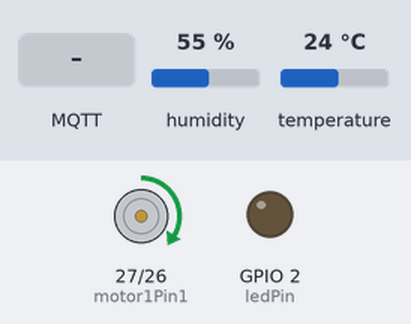
A sketch run on a simulated ESP32. Parts: motor-driver pin pairs drawn as motors (green arrow = first pin HIGH = forward, orange = second pin HIGH = backward, longer = more drive, scaled by the enable pin), output pins drawn as LEDs (lit = HIGH). The test bench sets the inputs (shaded band); at power-on: humidity 55 %, temperature 24 °C. WiFi joins after 1.5 s; servers stay silent unless stated; no MQTT or app messages arrive unless stated; what the sketch prints to the serial monitor is not drawn.

Above: at 3.2 s.
3.3 s: MQTT message "ON" arrives on the second subscribed topic
At 5.7 s:
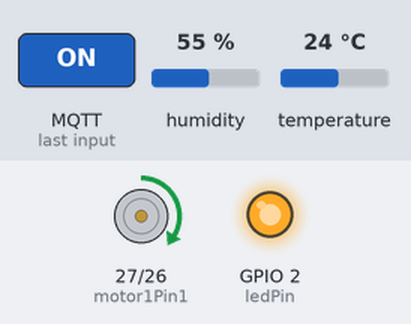
6.6 s: MQTT message "90" arrives on the first subscribed topic
At 10.3 s:
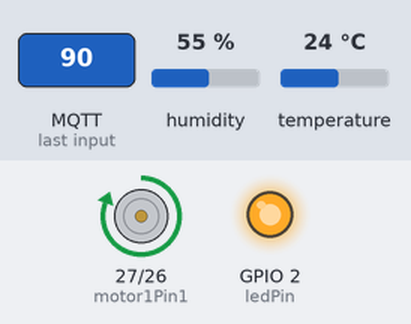
10.6 s: MQTT message "OFF" arrives on the second subscribed topic
At 11.8 s:
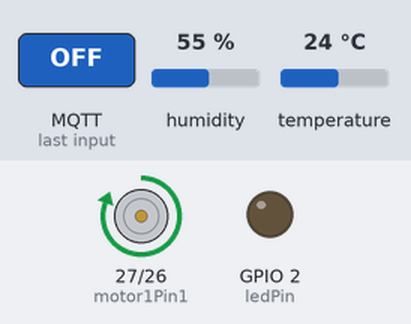
12.6 s: MQTT message "0" arrives on the first subscribed topic
At 16.4 s:
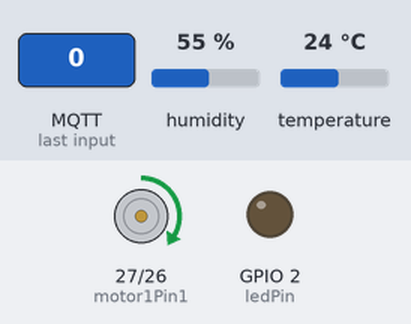
16.7 s: MQTT message "200" arrives on the first subscribed topic
At 20.3 s:
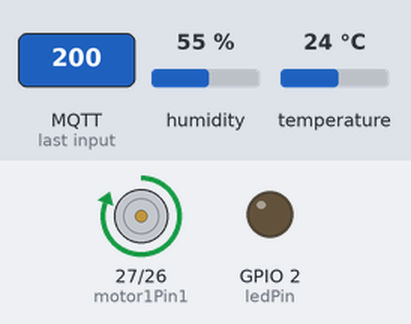
Timing chart, 0 to 21.7 s (numbered marks = the images above; inputs shaded):
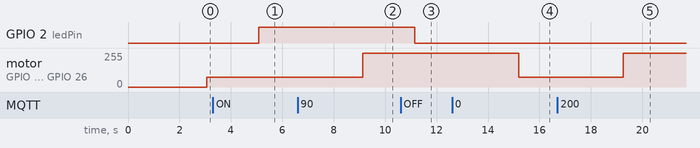

The sketch:

ESP32.ino
```cpp
#include <WiFi.h>
#include <PubSubClient.h>
#include <DHT.h>

// Thông tin mạng WiFi
const char* ssid = "Bamos Coffee";
const char *password = "bamosxinchao";

// Thông tin MQTT broker
const char *mqtt_broker = "broker.emqx.io";
const char *mqtt_username = "emqx";
const char *mqtt_password = "public";
const int mqtt_port = 1883;
const char* mqtt_topic = "sensor_data";
const char* mqtt_value = "fan_speed";
const char* mqtt_led = "led/data";

WiFiClient espClient;
PubSubClient client(espClient);

// Chân cảm biến DHT11
#define DHTPIN 15
#define DHTTYPE DHT11
DHT dht(DHTPIN, DHTTYPE);


// Cấu hình PWM cho động cơ quạt
const int freq = 30000;
const int pwmChannel = 0;
const int resolution = 8;
float fanSpeedValue = 0.0;

// Chân kết nối đến động cơ quạt
int dutyCycle;
int motor1Pin1 = 27;
int motor1Pin2 = 26;
int enable1Pin = 14;

// Chân kết nối đèn LED
int ledPin = 2;

void connectToWiFi() {
    // Kết nối tới mạng WiFi
  Serial.print("Connecting to WiFi...");
  WiFi.begin(ssid, password);
  while (WiFi.status() != WL_CONNECTED) {
    delay(1000);
    Serial.print(".");
  }
  Serial.println("\nConnected to WiFi");
}

void connectToMQTTBroker() {
   // Kết nối tới MQTT broker
    Serial.print("Connecting to MQTT broker...");
    if (client.connect("ESP32")) {
      Serial.println("\nConnected to MQTT broker");
      client.subscribe(mqtt_value);
      client.subscribe(mqtt_led);
    } else {
      Serial.print("\nFailed with state ");
      Serial.print(client.state());
      delay(1000);
  }
}

void callback(char* topic, byte* payload, unsigned int length) {
   // Xử lý callback khi nhận được tin nhắn từ MQTT
  if (strcmp(topic, mqtt_value) == 0) {
    fanCallback(topic, payload, length);
  } else if (strcmp(topic, mqtt_led) == 0) {
    ledCallback(topic, payload, length);
  }
}
void ledCallback(char* topic, byte* payload, unsigned int length) {
  // Xử lý callback cho điều khiển LED
  Serial.print("LED control message received on topic: ");
  Serial.println(topic);
  String message = "";
  for (int i = 0; i < length; i++) {
    message += (char)payload[i];
  }
  Serial.print("Received message: ");
  Serial.println(message);

  // Control LED based on message
  if (message == "ON") {
    digitalWrite(ledPin, HIGH);
    Serial.println("LED turned ON");
  } else if (message == "OFF") {
    digitalWrite(ledPin, LOW);
    Serial.println("LED turned OFF");
  }
}
void fanCallback(char* topic, byte* payload, unsigned int length) {
  // Xử lý callback cho điều khiển tốc độ quạt
  String message;
  for (int i = 0; i < length; i++) {
    message += (char)payload[i];
  }

  // In ra mesage nhận được
  Serial.println(message);
  fanSpeedValue = atof(message.c_str());


}

void publishData(float temperature, float humidity) {
   // Gửi dữ liệu nhiệt độ và độ ẩm lên MQTT broker
  char payload[50];
  sprintf(payload, "{\"temp\":%.2f,\"hum\":%.2f}", temperature, humidity);
  client.publish(mqtt_topic, payload);
  Serial.println(payload);
}

void setup() {
   // Thiết lập ban đầu
  Serial.begin(115200);

  pinMode(motor1Pin1, OUTPUT);
  pinMode(motor1Pin2, OUTPUT);
  pinMode(enable1Pin, OUTPUT);
  pinMode(ledPin, OUTPUT);

  ledcSetup(pwmChannel, freq, resolution);
  ledcAttachPin(enable1Pin, pwmChannel);
  ledcWrite(pwmChannel, dutyCycle);

  connectToWiFi();
  client.setServer(mqtt_broker, mqtt_port);
  client.setCallback(callback);

  // Initialize DHT11 sensor
  dht.begin();
}

void loop() {
  // Vòng lặp chính
  if (!client.connected()) {
    connectToMQTTBroker();
  }
  // Move DC motor forward


  digitalWrite(motor1Pin1, HIGH);
  digitalWrite(motor1Pin2, LOW);
  delay(1000);

  if(fanSpeedValue>30){
     dutyCycle = (fanSpeedValue * 255) / 100+125; // Tính toán giá trị tốc độ động cơ quạt dựa vào dữ liệu nhận được
  }
  else{
     dutyCycle = (fanSpeedValue * 255) / 100+75; // Tính toán giá trị tốc độ động cơ quạt dựa vào dữ liệu nhận được

 }
   ledcWrite(pwmChannel, dutyCycle);
   client.loop(); // Process incoming MQTT messages

  float temperature = dht.readTemperature();
  float humidity = dht.readHumidity();

  if (isnan(temperature) || isnan(humidity)) {
    Serial.println("Failed to read data from DHT11 sensor");
    return;
  }

  // Publish the data to the MQTT broker
  publishData(temperature, humidity);


  // Delay trước khi publiing new data
  delay(1000);
}
```

Measured:
- after the input at 3.3 s, GPIO 2 (ledPin): LOW → HIGH after 1.8 s
- after the input at 6.6 s, motor on GPIO 27 (motor1Pin1) / GPIO 26 (motor1Pin2): forward 75/255 → forward 255/255 after 2.5 s
- after the input at 10.6 s, GPIO 2 (ledPin): HIGH → LOW after 0.55 s
- after the input at 12.6 s, motor on GPIO 27 (motor1Pin1) / GPIO 26 (motor1Pin2): forward 255/255 → forward 75/255 after 2.6 s
- after the input at 16.7 s, motor on GPIO 27 (motor1Pin1) / GPIO 26 (motor1Pin2): forward 75/255 → forward 255/255 after 2.6 s
